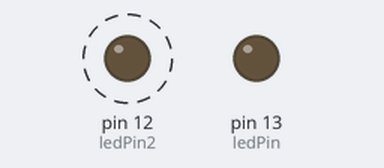
This sketch was run on a simulated Arduino Uno, built with avr-gcc and run on an emulated ATmega328P. Parts: output pins drawn as LEDs (lit = HIGH). Dashed ring = blinking.

Above: at 0.15 s.
At 5.6 s:
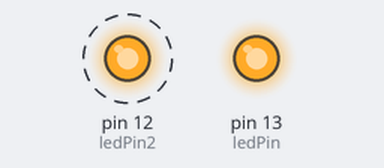
Timing chart, 0 to 6.9 s (numbered marks = the images above):
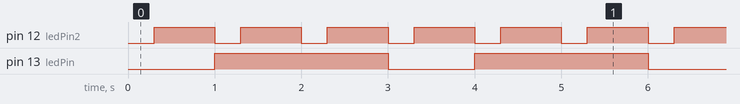

Measured:
- by itself, pin 12 (ledPin2): alternates HIGH for 0.70 s and LOW for 0.30 s
- by itself, pin 13 (ledPin): alternates HIGH for 2.0 s and LOW for 1.0 s

The sketch:

06-FlashWithMillisClass.ino
```cpp
const int ledPin = 13;
long previousMillis = 0;  // will store last time LED was updated
long ledOnTime = 2000;    // interval at which the LED should be on  (milliseconds)
long ledOffTime = 1000;   // interval at which the LED should be off (milliseconds)

const int ledPin2 = 12;
long previousMillis2 = 0;  // will store last time LED was updated
long ledOnTime2 = 700;     // interval at which the LED should be on  (milliseconds)
long ledOffTime2 = 300;    // interval at which the LED should be off (milliseconds)

class Flasher {
  // Class Member Variables
  // These are initialized at startup
  int ledPin;    // the number of the LED pin
  long OnTime;   // milliseconds of on-time
  long OffTime;  // milliseconds of off-time

  // These maintain the current state
  int ledState;                  // ledState used to set the LED
  unsigned long previousMillis;  // will store last time LED was updated

  // Constructor - creates a Flasher
  // and initializes the member variables and state
public:
  Flasher(int pin, long on, long off) {
    ledPin = pin;
    pinMode(ledPin, OUTPUT);

    OnTime = on;
    OffTime = off;

    ledState = LOW;
    previousMillis = 0;
  }

  void update() {
    // check to see if it's time to change the state of the LED
    unsigned long currentMillis = millis();

    if ((ledState == HIGH) && (currentMillis - previousMillis >= OnTime)) {
      ledState = LOW;                  // Turn it off
      previousMillis = currentMillis;  // Remember the time
      digitalWrite(ledPin, ledState);  // Update the actual LED
    } else if ((ledState == LOW) && (currentMillis - previousMillis >= OffTime)) {
      ledState = HIGH;                 // turn it on
      previousMillis = currentMillis;  // Remember the time
      digitalWrite(ledPin, ledState);  // Update the actual LED
    }
  }
};

Flasher led1(ledPin, ledOnTime, ledOffTime);
Flasher led2(ledPin2, ledOnTime2, ledOffTime2);

void setup() {
}


void loop() {
  led1.update();
  led2.update();
}
```
